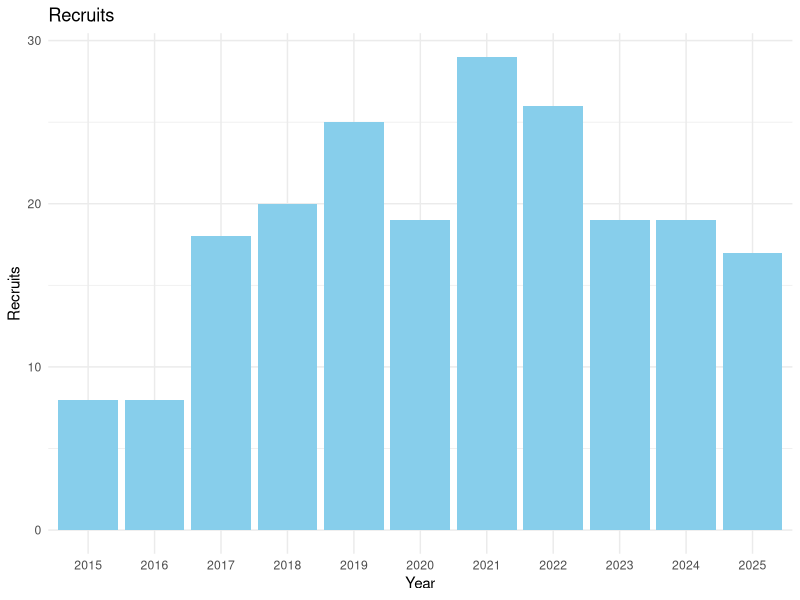
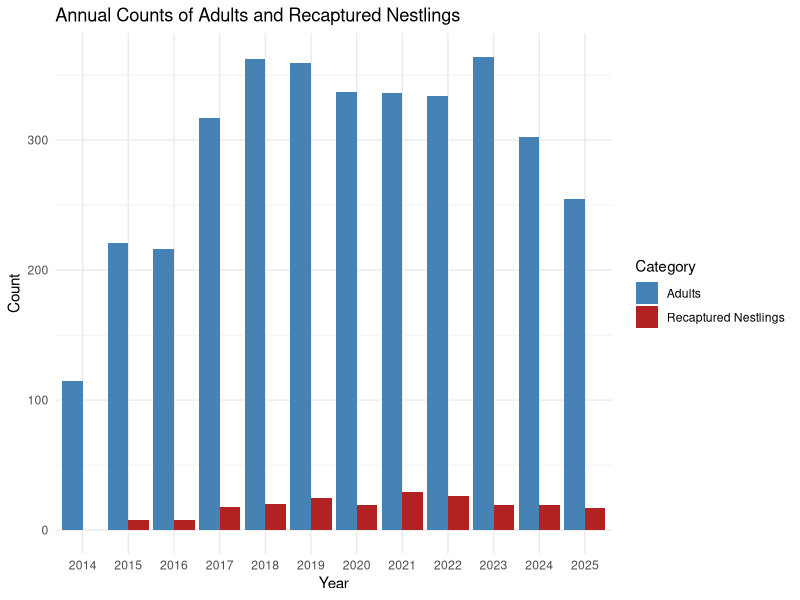

Source code (R) for these figures, in order:
library(lme4)
library(insight)
library(dplyr)
library(ggplot2)
library(tidyverse)

adults <- read.csv("data/Adults.csv")
nestlings <- read.csv("data/Nestlings.csv")

#only looking at spring captures
adults <- adults[adults$season == "spring",]

length(adults$ring[duplicated(adults$ring)])

nestlingrings <- c(nestlings$ring)

?match

match(nestlingrings, adults$ring)

nestlingrings %in% adults$ring

recruits <- adults %>%
  filter(ring %in% nestlings$ring)

recruitsbyyear <- recruits %>%
  group_by(year) %>%
  summarise(countadults = n())

ggplot(recruitsbyyear, aes(x = factor(year), y = countadults)) +
  geom_bar(stat = "identity", fill = "skyblue") +
  theme_minimal() +
  labs(title = "Recruits",
       x = "Year",
       y = "Recruits")

adultsbyyear <- adults %>% 
  group_by(year) %>%
  summarise(countadults = n())

adultsbyyear <- adultsbyyear %>%
  mutate(year = as.character(year))

recruitsbyyear <- recruitsbyyear %>%
  mutate(year = as.character(year))

recruitsandadults <- left_join(adultsbyyear, recruitsbyyear, by = "year")

recruitsplot <- recruitsandadults %>%
  pivot_longer(cols = c(countadults.x, countadults.y), 
               names_to = "Category", values_to = "Count") 

ggplot(recruitsplot, aes(x = factor(year), y = Count, fill = Category)) +
  geom_bar(stat = "identity", position = "dodge") +
  scale_fill_manual(values = c("steelblue", "firebrick"), labels = c("Adults", "Recaptured Nestlings")) +
  theme_minimal() +
  labs(title = "Annual Counts of Adults and Recaptured Nestlings",
       x = "Year",
       y = "Count",
       fill = "Category")
